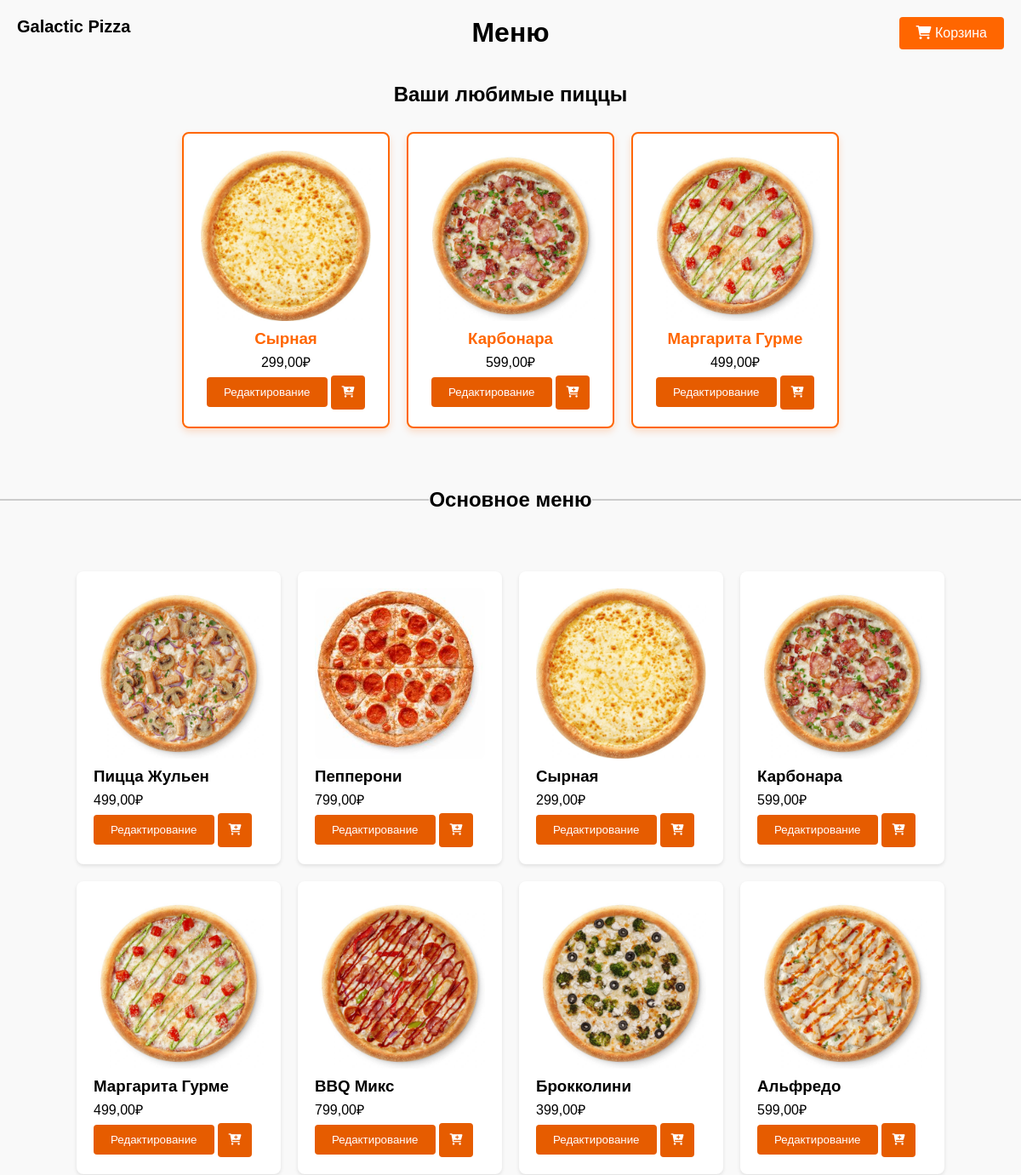
Page /pizza/ (signed in, upper part) on the earlier database version.
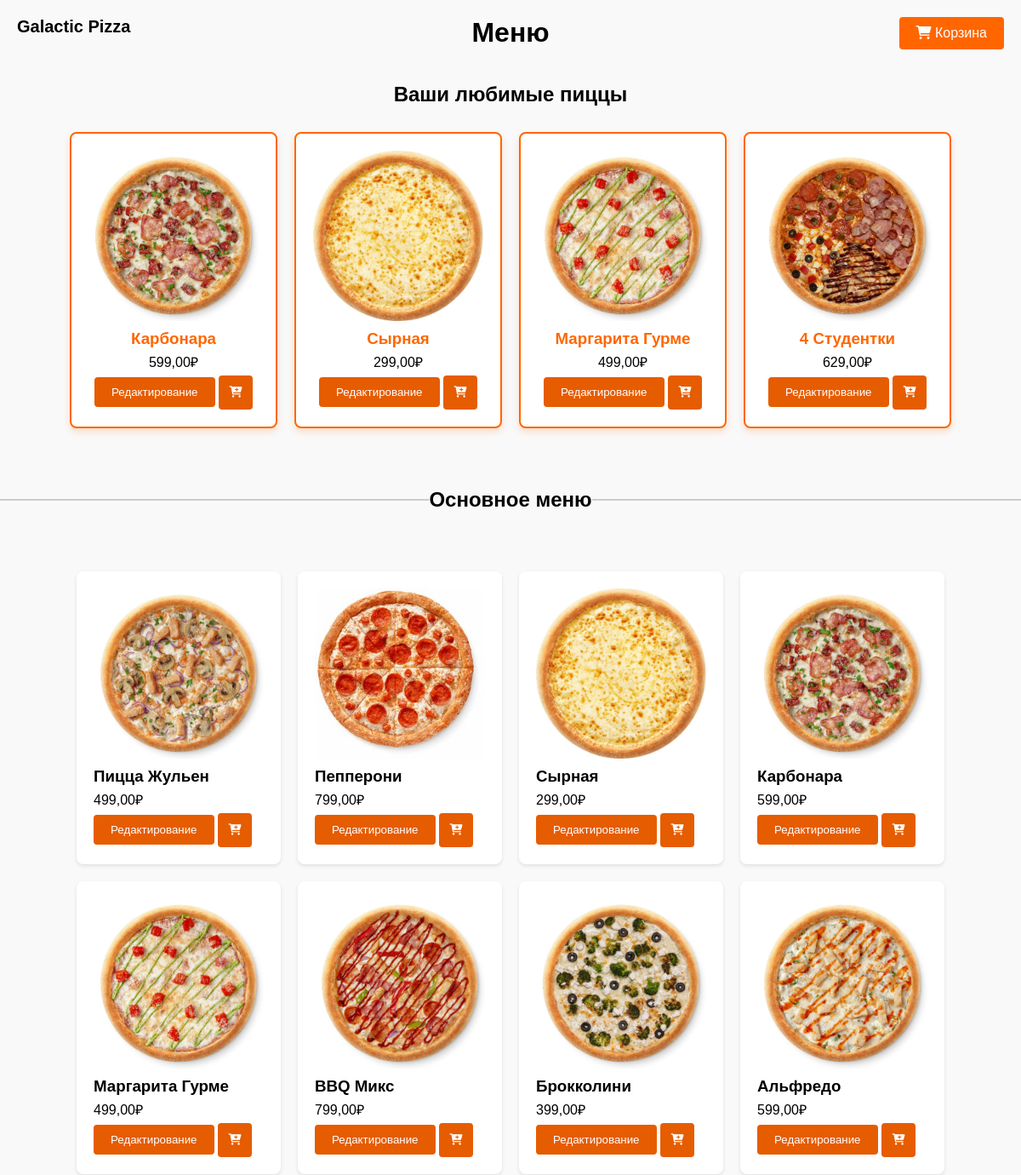
Same page on the later database version.
### main/models.py (models this page shows, shortened)
class Pizza(models.Model):
    name = models.CharField(max_length=100, verbose_name='Название')
    image = models.ImageField(upload_to='pizza_images', verbose_name='Изображение')
    price = models.DecimalField(max_digits=6, decimal_places=2, verbose_name='Цена')
    description = models.TextField(verbose_name='Описание', default='Описание пиццы')
    ingredients = models.ManyToManyField('Ingredient', blank=True, verbose_name='Ингредиенты')
    class Meta:
        verbose_name = 'Пицца'
        verbose_name_plural = 'Пиццы'

### main/views.py (the view)
# urls.py: path('pizza/', views.pizza_list, name='pizza_list'),
@login_required
def pizza_list(request):
    pizzas = Pizza.objects.all()
    ingredients = Ingredient.objects.all()
    user = request.user
    pizza_counts = (
        OrderItem.objects.filter(order__user=user)
        .values('pizza')
        .annotate(pizza_count=Count('pizza'))
        .order_by('-pizza_count')[:4]
    )
    favorite_pizzas = [Pizza.objects.get(pk=pizza['pizza']) for pizza in pizza_counts]
    return render(request, 'main/pizza.html', {
        'pizzas': pizzas,
        'ingredients': ingredients,
        'favorite_pizzas': favorite_pizzas
    })

### main/templates/main/pizza.html (shortened to what this page needs)
{% load static %}
<!DOCTYPE html>
<html lang="en">
<head>
    <link rel="stylesheet" href="{% static 'main/css/pizza.css' %}">
    <link rel="stylesheet" href="https://cdnjs.cloudflare.com/ajax/libs/font-awesome/6.0.0-beta3/css/all.min.css">
</head>
<body>
    <a href="/" class="pref">Galactic Pizza</a>
    <h1>Меню</h1>
    {% if favorite_pizzas %}
        <div class="favorite-pizzas-section">
            <h2>Ваши любимые пиццы</h2>
            <ul class="favorite-pizzas-list">
                {% for pizza in favorite_pizzas %}
                    <li class="favorite-pizza-item">
                        <img src="{{ pizza.image.url }}" alt="{{ pizza.name }}" class="pizza-image">
                        <div>
                            <h3>{{ pizza.name }}</h3>
                            <p>{{ pizza.price }}₽</p>
                            <button class="edit-btn" data-id="{{ pizza.id }}" data-name="{{ pizza.name }}" data-price="{{ pizza.price }}" data-image="{{ pizza.image.url }}" data-description="{{ pizza.description }}">Редактирование</button>
                            <button class="add-to-cart-btn" type="button" data-id="{{ pizza.id }}">
                                <i class="fas fa-cart-plus"></i>
                                <span class="cart-animation"></span>
                            </button>
                        </div>
                    </li>
                {% endfor %}
            </ul>
        </div>
    {% endif %}
    <div class="separator">
        <h2>Основное меню</h2>
    </div>
    <div class="pizza-container">
        <ul class="pizza-list">
            {% for pizza in pizzas %}
                <li class="pizza-item">
                    <img src="{{ pizza.image.url }}" alt="{{ pizza.name }}" class="pizza-image">
                    <div>
                        <h3>{{ pizza.name }}</h3>
                        <p>{{ pizza.price }}₽</p>
                        <button class="edit-btn" data-id="{{ pizza.id }}" data-name="{{ pizza.name }}" data-price="{{ pizza.price }}" data-image="{{ pizza.image.url }}" data-description="{{ pizza.description }}">Редактирование</button>
                        <button class="add-to-cart-btn" type="button" data-id="{{ pizza.id }}">
                            <i class="fas fa-cart-plus"></i>
                            <span class="cart-animation"></span>
                        </button>
                    </div>
                </li>
            {% endfor %}
        </ul>
    </div>
    <a href="{% url 'go_to_cart' %}" class="cart-btn"><i class="fas fa-shopping-cart"></i> Корзина</a>
</body>
</html>

Differences in the rows shown:
changed Pizza "Карбонара": moves up the list
now on this page (row edited): Pizza: image (picture), name "4 Студентки", price "629,00", shown under "Ваши любимые пиццы"
